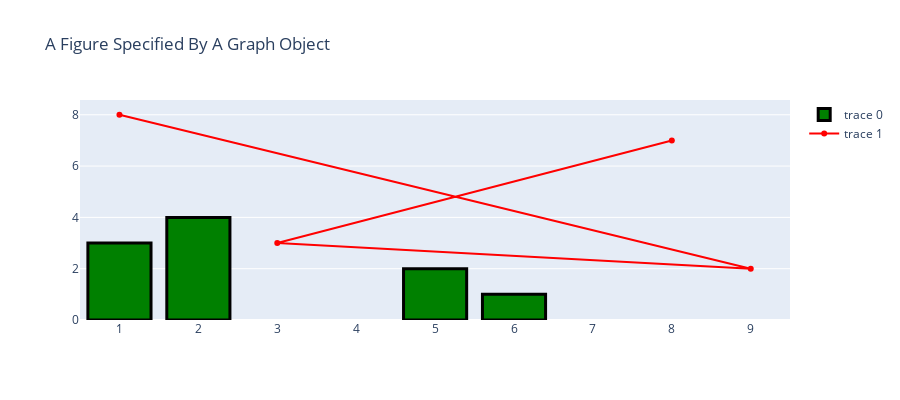

Here is the notebook cell this chart was saved with:
### Code cell
fig = go.Figure(
    data=[
        go.Bar(y=[1,2,3,4], x=[6,5,1,2], marker_color='green'),
        go.Scatter(y=[8,2,3,7], x=[1,9,3,8], marker_color='red', mode="markers+lines" )
    ],
    layout = go.Layout(
        title = go.layout.Title(text='A Figure Specified By A Graph Object')
    )
)

fig.update_layout(height=400)
fig.data[0].marker.line.width=3
fig.data[0].marker.line.color='black'

fig.show()

### Figure 1 — Plotly figure (JSON) as saved in the notebook; plotly's stock layout.template omitted (floating-point values rounded to 4 significant figures)
{"data": [{"marker": {"color": "green", "line": {"color": "black", "width": 3}}, "type": "bar", "x": [6, 5, 1, 2], "y": [1, 2, 3, 4]}, {"marker": {"color": "red"}, "mode": "markers+lines", "type": "scatter", "x": [1, 9, 3, 8], "y": [8, 2, 3, 7]}], "layout": {"height": 400, "title": {"text": "A Figure Specified By A Graph Object"}}}
